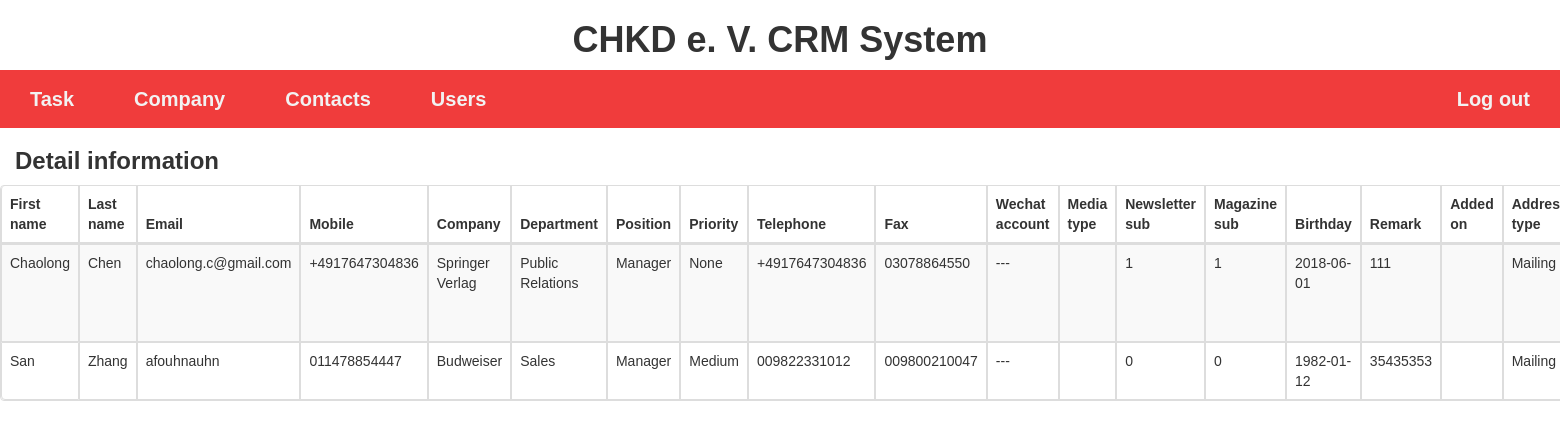
The app's page /content/person_detail.php with its own data.
### tables this page shows
CREATE TABLE IF NOT EXISTS `person` (
  `person_id` INT(11) NOT NULL AUTO_INCREMENT,
  `first_name` VARCHAR(45) NOT NULL,
  `last_name` VARCHAR(45) NOT NULL,
  `media_type` ENUM('German media', 'Chinese media', 'Foreign media', ' Not media') NOT NULL,
  `magazine_sub` TINYINT NOT NULL,
  `newsletter_sub` TINYINT NOT NULL,
  `birthday` DATE NULL,
  `priority` ENUM('High', 'Medium', 'Low', 'None') NOT NULL,
  `p_remark` TEXT NULL,
  `p_date_added` DATETIME NOT NULL DEFAULT NOW(),
  `p_tel` VARCHAR(20) NULL,
  `fax` VARCHAR(20) NULL,
  `mobile` VARCHAR(20) NOT NULL  ,
  `p_email` VARCHAR(150) NOT NULL  ,
  `wechat` VARCHAR(50) NULL  ,
  PRIMARY KEY (`person_id`));

CREATE TABLE IF NOT EXISTS `company` (
  `company_id` INT(11) NOT NULL AUTO_INCREMENT,
  `name_de` VARCHAR(150) NOT NULL  ,
  `website` VARCHAR(255) NULL  ,
  `c_tel` VARCHAR(20) NOT NULL  ,
  `c_email` VARCHAR(150) NOT NULL  ,
  `service_region` ENUM('EU', 'Western Europe', 'Germany and German-speaking region', 'Other') NOT NULL,
  `employee_count` INT(8) NULL,
  `registration_nr` VARCHAR(15) NULL  ,
  `annual_revenue` VARCHAR(20) NULL,
  `c_remark` TEXT NULL,
  `c_date_added` DATETIME NOT NULL DEFAULT NOW(),
  `member_type` ENUM('Board', 'Counsil', 'Class A', 'Class B', 'Automotive Committee', 'Support', 'Not') NOT NULL,
  `industry` ENUM('Agro', 'Metal', 'Automobile', 'Construction', 'Pharma', 'Publishing', 'Finance', 'Media', 'Electronics', 'Logistic', 'IT', 'Energy', 'Other') NOT NULL,
  `parent_company` INT(11) NULL,
  PRIMARY KEY (`company_id`),
  CONSTRAINT `parent_company`
    FOREIGN KEY (`parent_company`)
    REFERENCES `company` (`company_id`)
    ON DELETE SET NULL);

CREATE TABLE IF NOT EXISTS `job` (
  `job_id` INT(11) NOT NULL AUTO_INCREMENT,
  `person_id` INT(11) NOT NULL,
  `company_id` INT(11) NOT NULL,
  `department` VARCHAR(45) NOT NULL,
  `position` VARCHAR(45) NOT NULL,
  PRIMARY KEY (`job_id`, `company_id`, `person_id`),
  CONSTRAINT `job_person_id`
    FOREIGN KEY (`person_id`)
    REFERENCES `person` (`person_id`)
    ON DELETE CASCADE,
  CONSTRAINT `company_id`
    FOREIGN KEY (`company_id`)
    REFERENCES `company` (`company_id`)
    ON DELETE CASCADE);

CREATE TABLE IF NOT EXISTS `address` (
  `address_id` INT(11) NOT NULL AUTO_INCREMENT,
  `type` ENUM('Invoice', 'Shipping', 'Site', 'Mailing') NOT NULL,
  `street` VARCHAR(100) NOT NULL,
  `city` VARCHAR(100) NOT NULL,
  `state` VARCHAR(30) NOT NULL,
  `zip` VARCHAR(10) NOT NULL,
  `country` VARCHAR(40) NOT NULL,
  PRIMARY KEY (`address_id`));

### content/person_detail.php (the view, shortened to what this page needs)
<?php
  require_once '../conn.php';
  ?>
<?php include_once '../page/head.php' ?>
<h1 style="text-align: center; font-weight:bolder;">CHKD e. V. CRM System</h1>
<?php include_once '../page/menu.php' ?>
<h3 style="padding-left:15px; font-weight:bolder;">Detail information</h3>
<div>
  <table class="table table-striped table-bordered">
    <thead>
      <tr>
        <th>First name</th>
        <th>Last name</th>
        <th>Email</th>
        <th>Mobile</th>
        <th>Company</th>
        <th>Department</th>
        <th>Position</th>
        <th>Priority</th>
        <th>Telephone</th>
        <th>Fax</th>
        <th>Wechat account</th>
        <th>Media type</th>
        <th>Newsletter sub</th>
        <th>Magazine sub</th>
        <th>Birthday</th>
        <th>Remark</th>
        <th>Added on</th>
        <th>Address type</th>
      </tr>
    </thead>
    <tbody>
      <?php
       $sql = "SELECT * FROM person join company join job join address join person_address on person.person_id = job.person_id AND company.company_id = job.company_id and person_address.address_id = address.address_id ANd person_address.person_id = person.person_id";
       $result = mysqli_query($conn, $sql);
       while($row = mysqli_fetch_assoc($result)){
                echo '<tr>';
                echo '<td>'. $row['first_name'] . '</td>';
                echo '<td>'. $row['last_name'] . '</td>';
                echo '<td>'. $row['p_email'] . '</td>';
                echo '<td>'. $row['mobile'] . '</td>';
                echo '<td>'. $row['name_de']. '</td>';
                echo '<td>'. $row['department']. '</td>';
                echo '<td>'. $row['position']. '</td>';
                echo '<td>'. $row['priority']. '</td>';
                echo '<td>'. $row['p_tel']. '</td>';
                echo '<td>'. $row['fax']. '</td>';
                echo '<td>'. $row['wechat']. '</td>';
                echo '<td>'. $row['media_type']. '</td>';
                echo '<td>'. $row['newsletter_sub']. '</td>';
                echo '<td>'. $row['magazine_sub']. '</td>';
                echo '<td>'. $row['birthday']. '</td>';
                echo '<td>'. $row['p_remark']. '</td>';
                echo '<td>'. $row['date_added']. '</td>';
                echo '<td>'. $row['type']. '</td>';
                echo '</tr>';
       }
      ?>
    </tbody>
  </table>
</div>
<?php include_once('../page/footer.php'); ?>

### page/head.php (style rules this page uses)
body { margin:0; font-family: Arial, Helvetica, sans-serif; }

### records on screen
person: first_name "Chaolong", last_name "Chen", p_email "chaolong.c@gmail.com", mobile "+4917647304836", company.name_de "Springer Verlag", job.department "Public Relations", job.position "Manager", priority "None", p_tel "+4917647304836", fax "03078864550", wechat "---", newsletter_sub "1", magazine_sub "1", birthday "2018-06-01", p_remark "111", address.type "Mailing"
person: first_name "San", last_name "Zhang", p_email "afouhnauhn", mobile "011478854447", company.name_de "Budweiser", job.department "Sales", job.position "Manager", priority "Medium", p_tel "009822331012", fax "009800210047", wechat "---", newsletter_sub "0", magazine_sub "0", birthday "1982-01-12", p_remark "35435353", address.type "Mailing"
